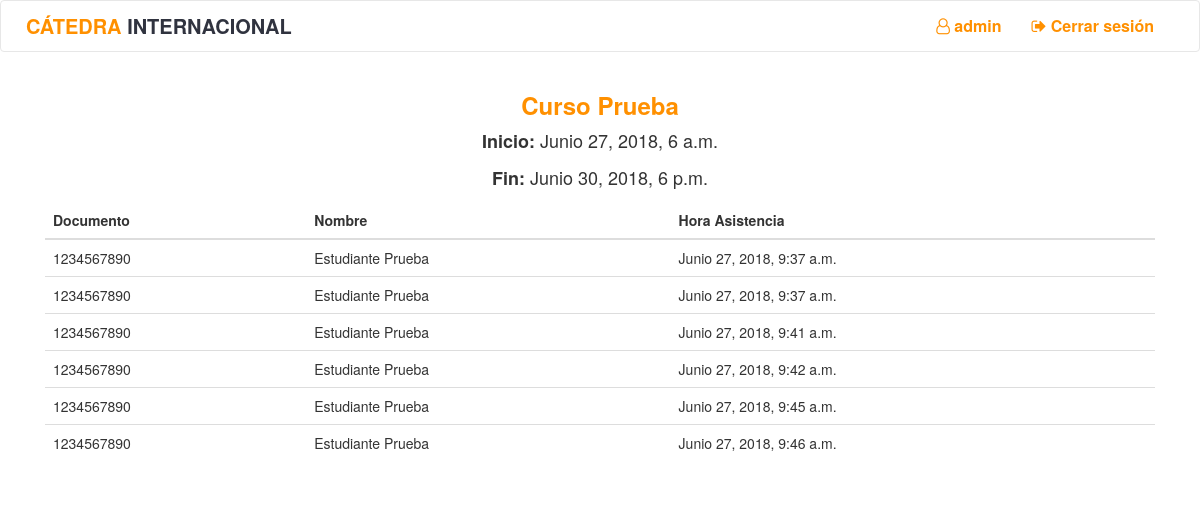
The app's page /clase/1/ (signed in) with its own data.
### qr/models.py (models this page shows, shortened)
class Curso(models.Model):
    identificador = models.IntegerField(default=0000, null=False)
    nombre = models.CharField(max_length=300)
    monitores = models.ManyToManyField(User)

class Clase(models.Model):
    inicio = models.DateTimeField(default=datetime.now)
    fin = models.DateTimeField(default=datetime.now)
    curso = models.ForeignKey(Curso, on_delete=models.CASCADE)

class Asistencia(models.Model):
    clase = models.ForeignKey(Clase, on_delete=models.CASCADE)
    estudiante = models.ForeignKey(Estudiante, on_delete=models.CASCADE)
    monitor = models.ForeignKey(User, on_delete=models.CASCADE)
    fecha = models.DateTimeField(default=datetime.now)

class Estudiante(models.Model):
    identificacion = models.CharField(max_length=20, unique=True)
    tipo_documento = models.CharField(max_length=30, choices=DOCUMENTOS)
    nombre = models.CharField(max_length=200)
    correo = models.CharField(max_length=100, unique=True)
    cursos = models.ManyToManyField(Curso, blank=True)
    usuario = models.OneToOneField(User, on_delete=models.CASCADE, null=True, blank=True)
    monitor = models.BooleanField(default=False)

### qr/views.py (the view)
# urls.py: url(r"^clase/(?P<id_clase>[0-9]+)/$", views.clase, name="clase"),
def clase(request,id_clase):
    if not request.user.is_authenticated():
        return redirect('qr:login')
    clase = get_object_or_404(Clase, pk=id_clase)
    curso = get_object_or_404(Curso, pk=clase.curso.id)
    monitor = get_object_or_404(User, pk=request.user.id)
    asistencias = clase.asistencia_set.all()
    if not monitor in curso.monitores.all():
        return redirect('qr:home')
    currentDate = datetime.now() #+ timedelta(hours=5)
    formato_local = "%d de %B del %Y a las %I:%M"
    if request.user.is_authenticated():
        if request.method == "POST":
            qr_text = request.body.decode("utf-8").split("?")
            print("QR Text: " + str(qr_text))
            estudiante = get_object_or_404(Estudiante, identificacion=qr_text[0])
            response = {}
            print(currentDate.hour,"|",clase.fin.hour,"-",currentDate.minute,"|",clase.fin.minute)
            print(asistencias)
            if asistencias.filter(estudiante=estudiante).exists():
                response["status"] = -201
                response["message"] = "Asistencia rechazada. La persona ya tiene una asistencia creada"
                print("Asistencia rechazada: la persona tiene asistencia")
            elif not curso in estudiante.cursos.all() :
                response["status"] = -203
                response["message"] = "El estudiante no tiene el curso registrado"
                print("El estudiante no tiene el curso registrado")
            elif curso in estudiante.cursos.all() and curso.identificador == int(qr_text[1]) and monitor in curso.monitores.all():
                asistencia = Asistencia.objects.create(clase=clase, estudiante=estudiante, monitor=monitor, fecha=datetime.now(tz=timezone.utc))
                response["status"] = 200
                response["message"] = "Asistencia tomada con exito"
                response["asistencia"] = {"nombre": asistencia.estudiante.nombre, "documento": asistencia.estudiante.identificacion}
                response["fecha"] = currentDate.strftime(formato_local)
                print("Asistencia tomada")
            else:
                response["status"] = -200
                response["message"] = "No se puede tomar la asistencia al estudiante"
                print("Error al tomar asistencia")
            return HttpResponse(JsonResponse(response))
    context = {
        "clase": clase,
        "curso": curso,
        "active": clase.inicio <= datetime.now(tz=timezone.utc)+timedelta(minutes=30) and clase.fin > datetime.now(tz=timezone.utc),
        "asistencias":asistencias
    }
    return render(request, "qr/clase.html", context)

### templates/qr/clase.html (shortened to what this page needs)
{% extends 'qr/base.html' %}
{% load staticfiles %}
{% block head %}
    <link rel='stylesheet' href="{% static "qr/css/qr.css" %}" />
    <link rel='stylesheet' href="{% static "qr/css/clase.css" %}" />
{% endblock %}
{% block body %}
    <div class="container" ng-app="Scanner" ng-controller="scan-controller">
        <div class="row center">
            <h3><b><a class="yellow" href="{% url 'qr:curso' curso.id %}">{{ curso.nombre }}</a></b></h3>
            <p class="center hora"><b>Inicio:</b> {{ clase.inicio }}</p>
            <p class="center hora"><b>Fin:</b> {{ clase.fin }}</p>
        </div>
        <div clas="row">
            {% if active %}
            <div class="col-sm-4">
                <p>Por favor haga click en el boton para leer un codigo QR. Si la persona no cuenta con codigo QR, puede ingresar el documento en el campo y hacer clic en insertar</p>
                <br>
                <div class="center">
                    <button class="btn btn-success" ng-click="start()">
                        Leer codigo QR
                    </button>
                </div>
                <br>
                <p ng-hide="cameraRequested">El navegador debera pedir permiso para acceder a la camara</p>
                <br>
                <div>
                  <bc-qr-reader class="qr_camera" active="cameraRequested" on-result="processURLfromQR" on-error="onError" camera-status="cameraIsOn"  width="100px" height="100px"></bc-qr-reader>
                </div>
                <p ng-show="url">QR Detectado: {% verbatim %}<b>{{ url }}</b>{% endverbatim %}</p>
                <div ng-show="bien" class="alert alert-success">
                  <strong>Exito: </strong> {% verbatim %}{{ mensaje }}{% endverbatim %}
                </div>
                <div ng-show="mal" class="alert alert-danger">
                  <strong>Error: </strong> {% verbatim %}{{ mensaje }}{% endverbatim %}
                </div>
                <p ng-bind="cameras"></p>
                <br>
                <div class="row">
                    <div class="col-xs-8">
                        <input ng-model="identificacion" class="form-control" type="text" name="fname" placeholder="Documento">
                    </div>
                    <input  class="btn col-xs-4 " type="submit" value="Insertar" ng-click="asistenciaManual({{ curso.identificador }})">
                </div>
            </div>
            <div class="col-sm-8">
            {% else %}
            <div class="col-sm-12">
            {% endif %}
                <table class="table">
                  <thead class="thead-light">
                    <tr>
                      <th scope="col">Documento</th>
                      <th scope="col">Nombre</th>
                      <th scope="col">Hora Asistencia</th>
                    </tr>
                  </thead>
                  <tbody>
                    {%  for asistencia in asistencias %}
                        <tr>
                          <td>{{ asistencia.estudiante.identificacion }}</td>
                          <td>{{ asistencia.estudiante.nombre }}</td>
                          <td>{{ asistencia.fecha }}</td>
                        </tr>
                    {% endfor %}
                  </tbody>
                </table>
            </div>
        </div>
    </div>
{% endblock %}

### templates/qr/base.html (shortened to what this page needs)
<!DOCTYPE html>
<html>
    {% load staticfiles %}
    <head>
        <link rel="stylesheet" href="https://maxcdn.bootstrapcdn.com/bootstrap/3.3.7/css/bootstrap.min.css">
        <link rel="stylesheet" href="https://maxcdn.bootstrapcdn.com/font-awesome/4.7.0/css/font-awesome.min.css">
        <link rel="stylesheet" href="{% static "qr/css/qr.css" %}">
        {% block head %}{% endblock %}
    </head>
    <body>
        {% if user.is_authenticated %}
        <header class="page-row">
            <nav class="navbar navbar-default">
              <div class="container-fluid">
                <div class="navbar-header">
                    <a class="li_nav" href="{% url 'qr:home' %}">
                        <span class="nav-title">CÁTEDRA <span class="text-gray">INTERNACIONAL</span></span>
                    </a>
                </div>
                <div class="collapse navbar-collapse" id="bs-example-navbar-collapse-1">
                  <ul class="nav navbar-nav right-nav">
                    <li id="li-username">
                        <a class="li_nav" href="{% url 'qr:me' %}">
                            <i class="fa fa-user-o" aria-hidden="true"></i> {{ user.username }}
                        </a>
                    </li>
                    {% if user.is_authenticated %}
                        <li>
                            <a class="li_nav" href="{% url 'qr:logout' %}"><i class="fa fa-sign-out" aria-hidden="true"></i> Cerrar sesión</a>
                        </li>
                    {% else %}
                        <li>
                            <a class="li_nav" href="{% url 'qr:login' %}"><i class="fa fa-sign-in" aria-hidden="true"></i> Iniciar sesión</a>
                        </li>
                    {% endif %}
                  </ul>
                </div>
              </div>
            </nav>
        </header>
        {% endif %}
        <main class="page-row page-row-expanded">
            {% block body %}{% endblock %}
        </main>
    </body>
</html>

### qr/static/qr/css/qr.css (style rules this page uses)
body { background-color: #ffffff; }
h4,h1,h2,h3,h5, .yellow { color: #FF9000; }
.center { text-align: center; }
#li-username { line-height: 50px; color: #777777; }
.navbar { background-color: #ffffff; color: #FF9000; }
.li_nav { color: #FF9000 !important; font-size: 16px; }
.nav-title { line-height: 50px; color: #FF9000; font-weight: bold; margin-left: 10px; font-size: 20px ; }
a { color: #30333F; font-weight: bold; }
.text-gray { color: #30333F; }
@media (min-width: 768px) { .right-nav { float: right; } }

### qr/static/qr/css/clase.css (style rules this page uses)
.hora { font-size: 18px; }

### records on screen
Curso: nombre "Curso Prueba"
Clase: inicio "Junio 27, 2018, 6 a.m.", fin "Junio 30, 2018, 6 p.m."
Asistencia: estudiante.identificacion "1234567890", estudiante.nombre "Estudiante Prueba", fecha "Junio 27, 2018, 9:37 a.m."
Asistencia: estudiante.identificacion "1234567890", estudiante.nombre "Estudiante Prueba", fecha "Junio 27, 2018, 9:37 a.m."
Asistencia: estudiante.identificacion "1234567890", estudiante.nombre "Estudiante Prueba", fecha "Junio 27, 2018, 9:41 a.m."
Asistencia: estudiante.identificacion "1234567890", estudiante.nombre "Estudiante Prueba", fecha "Junio 27, 2018, 9:42 a.m."
Asistencia: estudiante.identificacion "1234567890", estudiante.nombre "Estudiante Prueba", fecha "Junio 27, 2018, 9:45 a.m."
Asistencia: estudiante.identificacion "1234567890", estudiante.nombre "Estudiante Prueba", fecha "Junio 27, 2018, 9:46 a.m."

### other values on screen
{{ user.username }} "admin"
